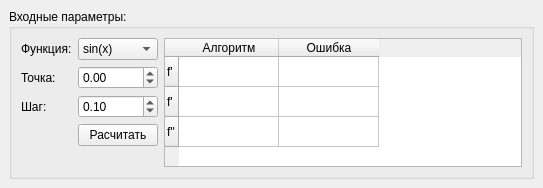
<?xml version="1.0" encoding="UTF-8"?>
<ui version="4.0">
 <class>MainWindow</class>
 <widget class="QMainWindow" name="MainWindow">
  <property name="geometry">
   <rect>
    <x>0</x>
    <y>0</y>
    <width>543</width>
    <height>188</height>
   </rect>
  </property>
  <property name="windowTitle">
   <string>MainWindow</string>
  </property>
  <widget class="QWidget" name="centralwidget">
   <layout class="QGridLayout" name="gridLayout">
    <item row="0" column="0">
     <layout class="QVBoxLayout" name="verticalLayout">
      <item>
       <widget class="QGroupBox" name="groupBox">
        <property name="title">
         <string>Входные параметры:</string>
        </property>
        <layout class="QGridLayout" name="gridLayout_2">
         <item row="0" column="0">
          <layout class="QHBoxLayout" name="horizontalLayout_2">
           <item>
            <layout class="QFormLayout" name="formLayout">
             <item row="0" column="1">
              <widget class="QComboBox" name="function_cmb">
               <item>
                <property name="text">
                 <string>sin(x)</string>
                </property>
               </item>
               <item>
                <property name="text">
                 <string>x^2</string>
                </property>
               </item>
              </widget>
             </item>
             <item row="1" column="0">
              <widget class="QLabel" name="x_label">
               <property name="text">
                <string>Точка:</string>
               </property>
              </widget>
             </item>
             <item row="1" column="1">
              <widget class="QDoubleSpinBox" name="x_edit">
               <property name="minimum">
                <double>-100.000000000000000</double>
               </property>
               <property name="singleStep">
                <double>0.100000000000000</double>
               </property>
              </widget>
             </item>
             <item row="2" column="0">
              <widget class="QLabel" name="step_label">
               <property name="text">
                <string>Шаг:</string>
               </property>
              </widget>
             </item>
             <item row="2" column="1">
              <widget class="QDoubleSpinBox" name="step_edit">
               <property name="singleStep">
                <double>0.100000000000000</double>
               </property>
               <property name="value">
                <double>0.100000000000000</double>
               </property>
              </widget>
             </item>
             <item row="3" column="1">
              <widget class="QPushButton" name="pushButton">
               <property name="text">
                <string>Расчитать</string>
               </property>
              </widget>
             </item>
             <item row="0" column="0">
              <widget class="QLabel" name="function_label">
               <property name="text">
                <string>Функция:</string>
               </property>
              </widget>
             </item>
            </layout>
           </item>
          </layout>
         </item>
         <item row="0" column="1">
          <widget class="QTableWidget" name="tableWidget">
           <row>
            <property name="text">
             <string>f'</string>
            </property>
           </row>
           <row>
            <property name="text">
             <string>f'</string>
            </property>
           </row>
           <row>
            <property name="text">
             <string>f''</string>
            </property>
           </row>
           <column>
            <property name="text">
             <string>Алгоритм</string>
            </property>
           </column>
           <column>
            <property name="text">
             <string>Ошибка</string>
            </property>
           </column>
          </widget>
         </item>
        </layout>
       </widget>
      </item>
     </layout>
    </item>
   </layout>
  </widget>
 </widget>
 <resources/>
 <connections/>
</ui>
